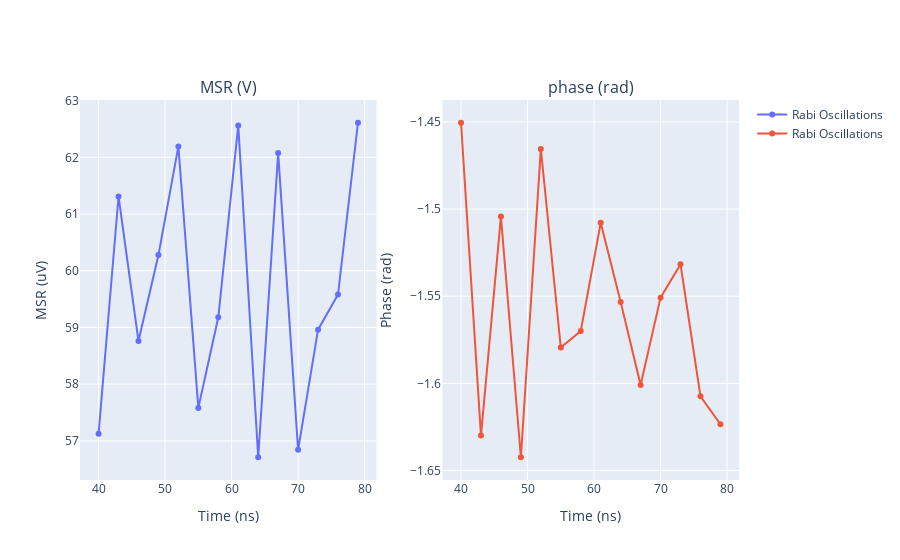

Write notebook code for a chart like this one.
### Code cell
sequences, durations = rabi_pulse_length_sequences(Device,
    qubit = 0,
    pulse_duration_start = 40,
    pulse_duration_end = 80,
    pulse_duration_step = 3,
)

msr, phase, i , q = Device.execute_pulse_sequences(sequences)
qubit = 0

data = DataUnits(name=f"data_q{qubit}", quantities={"Time": "ns"})

results = {
    "MSR[V]": msr,
    "i[V]": i,
    "q[V]": q,
    "phase[rad]": phase,
    "Time[ns]": durations,
}
                   
data.set(results)

time_msr_phase(data)

### Figure 1 — Plotly figure (JSON) as saved in the notebook; plotly's stock layout.template omitted (floating-point values rounded to 4 significant figures)
{"data": [{"name": "Rabi Oscillations", "type": "scatter", "x": [40, 43, 46, 49, 52, 55, 58, 61, 64, 67, 70, 73, 76, 79], "xaxis": "x", "y": [57.13, 61.31, 58.76, 60.28, 62.19, 57.58, 59.18, 62.56, 56.71, 62.07, 56.84, 58.96, 59.58, 62.61], "yaxis": "y"}, {"name": "Rabi Oscillations", "type": "scatter", "x": [40, 43, 46, 49, 52, 55, 58, 61, 64, 67, 70, 73, 76, 79], "xaxis": "x2", "y": [-1.45, -1.63, -1.504, -1.642, -1.465, -1.579, -1.57, -1.508, -1.553, -1.601, -1.551, -1.532, -1.607, -1.623], "yaxis": "y2"}], "layout": {"annotations": [{"font": {"size": 16}, "showarrow": false, "text": "MSR (V)", "x": 0.225, "xanchor": "center", "xref": "paper", "y": 1, "yanchor": "bottom", "yref": "paper"}, {"font": {"size": 16}, "showarrow": false, "text": "phase (rad)", "x": 0.775, "xanchor": "center", "xref": "paper", "y": 1, "yanchor": "bottom", "yref": "paper"}], "showlegend": true, "uirevision": "0", "xaxis": {"anchor": "y", "domain": [0, 0.45], "title": {"text": "Time (ns)"}}, "xaxis2": {"anchor": "y2", "domain": [0.55, 1], "title": {"text": "Time (ns)"}}, "yaxis": {"anchor": "x", "domain": [0, 1], "title": {"text": "MSR (uV)"}}, "yaxis2": {"anchor": "x2", "domain": [0, 1], "title": {"text": "Phase (rad)"}}}}
